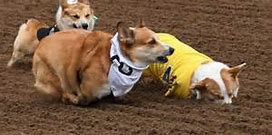
#> input picture Python/Pycharm/8Opencv/test.png, 272 x 135 px
$ python 6.py
#> lines starting #> are read from the running program, lines starting #| are printed output that depends on the picture
import cv2
import matplotlib.pyplot as plt
import numpy as np
img=cv2.imread('test.png')
#> img is the input picture: shape (135, 272, 3); mean B, G, R 66.6, 91.4, 119.7
rows,cols,ch=img.shape
#> rows = 135; cols = 272; ch = 3
pts1=np.float32([[50,50],[200,50],[50,200]])
pts2=np.float32([[10,100],[200,50],[100,250]])
M=cv2.getAffineTransform(pts1,pts2)
dst=cv2.warpAffine(img,M,(cols,rows))
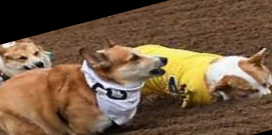
#> dst: shape (135, 272, 3); mean B, G, R 65.9, 90.2, 115.8
plt.subplot(121)
plt.imshow(img)
plt.title('Input')
plt.subplot(122)
plt.imshow(dst)
plt.title('Output')
plt.show()
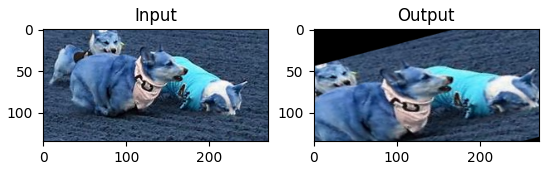
#> figure drawn by matplotlib, 2 panels; B, G, R data is drawn as R, G, B
